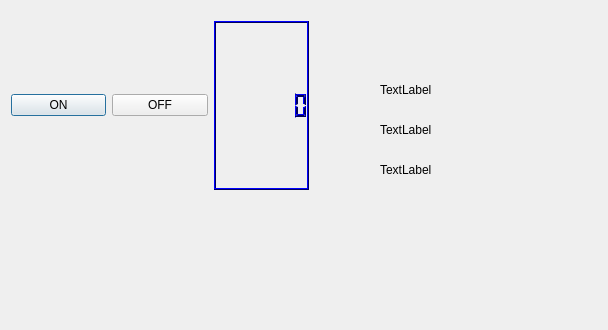
<?xml version="1.0" encoding="UTF-8"?>
<ui version="4.0">
 <class>Dialog</class>
 <widget class="QDialog" name="Dialog">
  <property name="geometry">
   <rect>
    <x>0</x>
    <y>0</y>
    <width>608</width>
    <height>330</height>
   </rect>
  </property>
  <property name="windowTitle">
   <string>Dialog</string>
  </property>
  <widget class="QWidget" name="layoutWidget">
   <property name="geometry">
    <rect>
     <x>0</x>
     <y>10</y>
     <width>320</width>
     <height>191</height>
    </rect>
   </property>
   <layout class="QHBoxLayout" name="horizontalLayout">
    <item>
     <widget class="QPushButton" name="pushButton_2">
      <property name="text">
       <string>ON</string>
      </property>
     </widget>
    </item>
    <item>
     <widget class="QPushButton" name="pushButton">
      <property name="text">
       <string>OFF</string>
      </property>
     </widget>
    </item>
    <item>
     <widget class="QLCDNumber" name="temp_lcdNumber">
      <property name="palette">
       <palette>
        <active>
         <colorrole role="WindowText">
          <brush brushstyle="SolidPattern">
           <color alpha="255">
            <red>0</red>
            <green>0</green>
            <blue>94</blue>
           </color>
          </brush>
         </colorrole>
         <colorrole role="Light">
          <brush brushstyle="SolidPattern">
           <color alpha="255">
            <red>0</red>
            <green>0</green>
            <blue>255</blue>
           </color>
          </brush>
         </colorrole>
         <colorrole role="Dark">
          <brush brushstyle="SolidPattern">
           <color alpha="255">
            <red>0</red>
            <green>0</green>
            <blue>94</blue>
           </color>
          </brush>
         </colorrole>
         <colorrole role="Text">
          <brush brushstyle="SolidPattern">
           <color alpha="255">
            <red>60</red>
            <green>60</green>
            <blue>60</blue>
           </color>
          </brush>
         </colorrole>
         <colorrole role="ButtonText">
          <brush brushstyle="SolidPattern">
           <color alpha="255">
            <red>76</red>
            <green>76</green>
            <blue>76</blue>
           </color>
          </brush>
         </colorrole>
         <colorrole role="PlaceholderText">
          <brush brushstyle="NoBrush">
           <color alpha="128">
            <red>60</red>
            <green>60</green>
            <blue>60</blue>
           </color>
          </brush>
         </colorrole>
        </active>
        <inactive>
         <colorrole role="WindowText">
          <brush brushstyle="SolidPattern">
           <color alpha="255">
            <red>0</red>
            <green>0</green>
            <blue>94</blue>
           </color>
          </brush>
         </colorrole>
         <colorrole role="Light">
          <brush brushstyle="SolidPattern">
           <color alpha="255">
            <red>0</red>
            <green>0</green>
            <blue>255</blue>
           </color>
          </brush>
         </colorrole>
         <colorrole role="Dark">
          <brush brushstyle="SolidPattern">
           <color alpha="255">
            <red>0</red>
            <green>0</green>
            <blue>94</blue>
           </color>
          </brush>
         </colorrole>
         <colorrole role="Text">
          <brush brushstyle="SolidPattern">
           <color alpha="255">
            <red>60</red>
            <green>60</green>
            <blue>60</blue>
           </color>
          </brush>
         </colorrole>
         <colorrole role="ButtonText">
          <brush brushstyle="SolidPattern">
           <color alpha="255">
            <red>76</red>
            <green>76</green>
            <blue>76</blue>
           </color>
          </brush>
         </colorrole>
         <colorrole role="PlaceholderText">
          <brush brushstyle="NoBrush">
           <color alpha="128">
            <red>60</red>
            <green>60</green>
            <blue>60</blue>
           </color>
          </brush>
         </colorrole>
        </inactive>
        <disabled>
         <colorrole role="WindowText">
          <brush brushstyle="SolidPattern">
           <color alpha="255">
            <red>0</red>
            <green>0</green>
            <blue>94</blue>
           </color>
          </brush>
         </colorrole>
         <colorrole role="Light">
          <brush brushstyle="SolidPattern">
           <color alpha="255">
            <red>0</red>
            <green>0</green>
            <blue>255</blue>
           </color>
          </brush>
         </colorrole>
         <colorrole role="Dark">
          <brush brushstyle="SolidPattern">
           <color alpha="255">
            <red>0</red>
            <green>0</green>
            <blue>94</blue>
           </color>
          </brush>
         </colorrole>
         <colorrole role="Text">
          <brush brushstyle="SolidPattern">
           <color alpha="255">
            <red>0</red>
            <green>0</green>
            <blue>94</blue>
           </color>
          </brush>
         </colorrole>
         <colorrole role="ButtonText">
          <brush brushstyle="SolidPattern">
           <color alpha="255">
            <red>0</red>
            <green>0</green>
            <blue>94</blue>
           </color>
          </brush>
         </colorrole>
         <colorrole role="PlaceholderText">
          <brush brushstyle="NoBrush">
           <color alpha="128">
            <red>60</red>
            <green>60</green>
            <blue>60</blue>
           </color>
          </brush>
         </colorrole>
        </disabled>
       </palette>
      </property>
      <property name="digitCount">
       <number>7</number>
      </property>
     </widget>
    </item>
   </layout>
  </widget>
  <widget class="QLabel" name="label">
   <property name="geometry">
    <rect>
     <x>380</x>
     <y>80</y>
     <width>69</width>
     <height>20</height>
    </rect>
   </property>
   <property name="text">
    <string>TextLabel</string>
   </property>
  </widget>
  <widget class="QLabel" name="label_2">
   <property name="geometry">
    <rect>
     <x>380</x>
     <y>120</y>
     <width>69</width>
     <height>20</height>
    </rect>
   </property>
   <property name="text">
    <string>TextLabel</string>
   </property>
  </widget>
  <widget class="QLabel" name="label_3">
   <property name="geometry">
    <rect>
     <x>380</x>
     <y>160</y>
     <width>69</width>
     <height>20</height>
    </rect>
   </property>
   <property name="text">
    <string>TextLabel</string>
   </property>
  </widget>
 </widget>
 <layoutdefault spacing="6" margin="11"/>
 <resources/>
 <connections/>
</ui>
